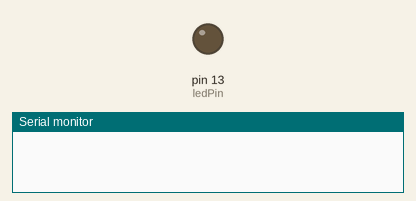
The sketch below on a simulated Arduino Uno, built with avr-gcc and run on an emulated ATmega328P. Shown: output pins drawn as LEDs (lit = HIGH), the last lines printed to the serial monitor.

Above: at 0.4 s.
At 9.4 s:
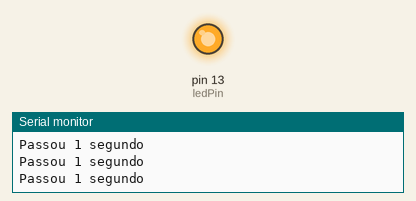
Timing chart, 0 to 10.4 s (numbered marks = the images above):
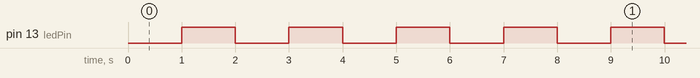

The sketch:

ex6-1.ino
```cpp
#define ledPin 13
int count = 0;

/* calculos
fint= Fosc / N*(1+OCR1A)
OCR1A = (Fosc/(N*fint)) - 1
----
Fosc = 16000000 Hz
fint = 1000 Hz
prescaler (N) = 64
----
OCR1A = (16000000/(64*1000)) - 1
OCR1A = 249

*/


void setup() {
  pinMode(ledPin, OUTPUT);
  Serial.begin(115200);

  //Timer1 modo CTC
  TCCR1A = 0;
  TCCR1B = 0;
  TCNT1  = 0;

  //valor de comparacao 1ms= 249
  OCR1A = 249;

  //modo CTC WGM12= 1
  TCCR1B |= (1 << WGM12);

  //prescaler= 64 CS11= 1 e CS10= 1
  TCCR1B |= (1 << CS11) | (1 << CS10);

  //interrupcao por comparacao (Compare Match A)
  TIMSK1 |= (1 << OCIE1A);
}

void loop() {
  if (count >= 1000) { //1000 interrupções = 1s
    count = 0;
    digitalWrite(ledPin, !digitalRead(ledPin));
    Serial.println("Passou 1 segundo");
  }
}

// Rotina interrupcao
ISR(TIMER1_COMPA_vect) {
  //TCNT1 zera sozinho
  count++;
}
```

Measured:
- by itself, pin 13 (ledPin): moves between LOW and HIGH, repeating every 8.0 s
- by itself, everything shown: repeats every 8.0 s, in 8 steps
